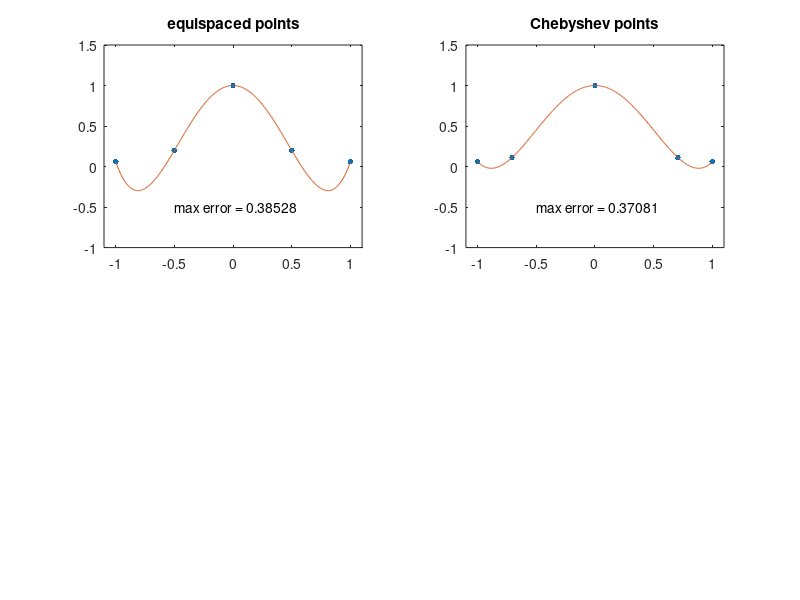
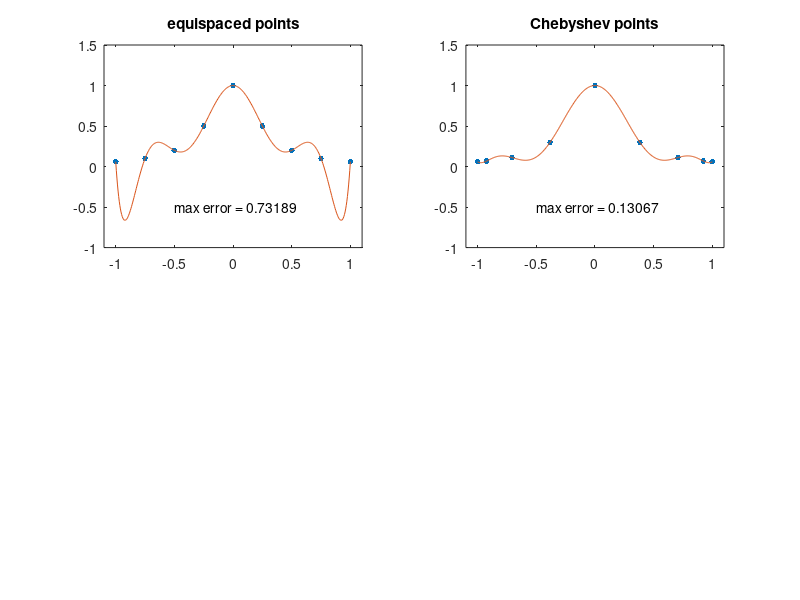
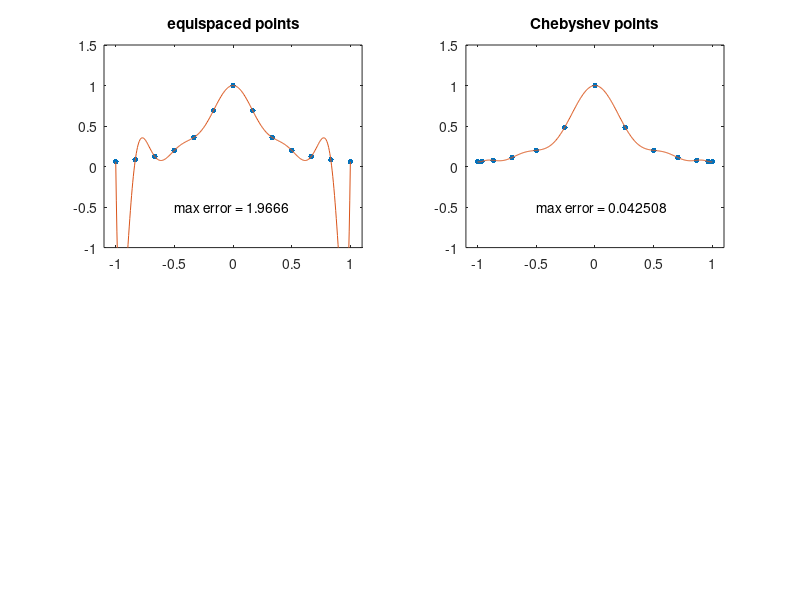
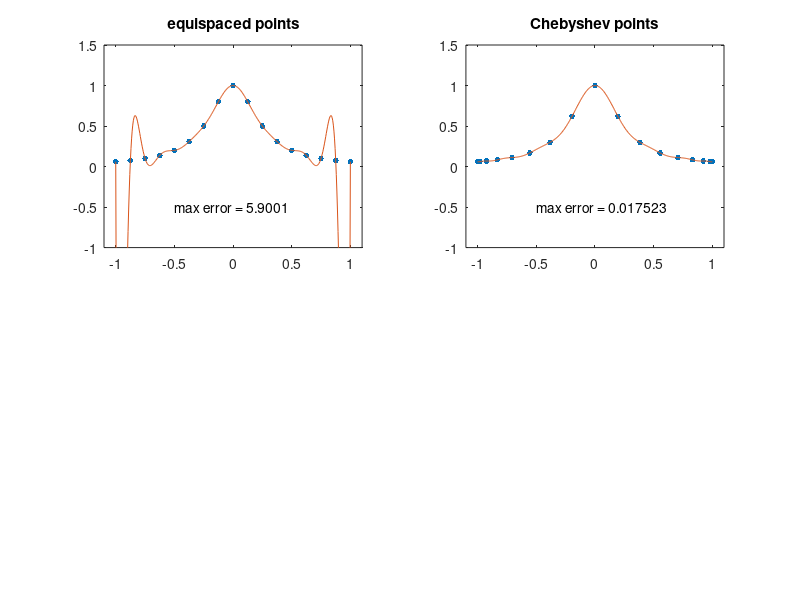

These charts were generated, in order, by the following MATLAB code:
% p9.m - polynomial interpolation in equispaced and Chebyshev pts
clear
close all
clc
error=zeros(7,2);
  for N = [4 8 12 16 20 24 28]
  xx = -1:.005:1; clf
  for i = 1:2
    if i==1, s = 'equispaced points'; x = -1 + 2*(0:N)/N; end
    if i==2, s = 'Chebyshev points';  x = cos(pi*(0:N)/N); end
    subplot(2,2,i)
    u = 1./(1+16*x.^2);
    uu = 1./(1+16*xx.^2);
    p = polyfit(x,u,N);              % interpolation
    pp = polyval(p,xx);              % evaluation of interpolant
    plot(x,u,'.','markersize',13)
    hold off
    line(xx,pp)
    axis([-1.1 1.1 -1 1.5]), title(s)
    error(N,i) = norm(uu-pp,inf);
    text(-.5,-.5,['max error = ' num2str(error(N,i))])
  end
  figure
 loglog(N,error(N,i))
  end
